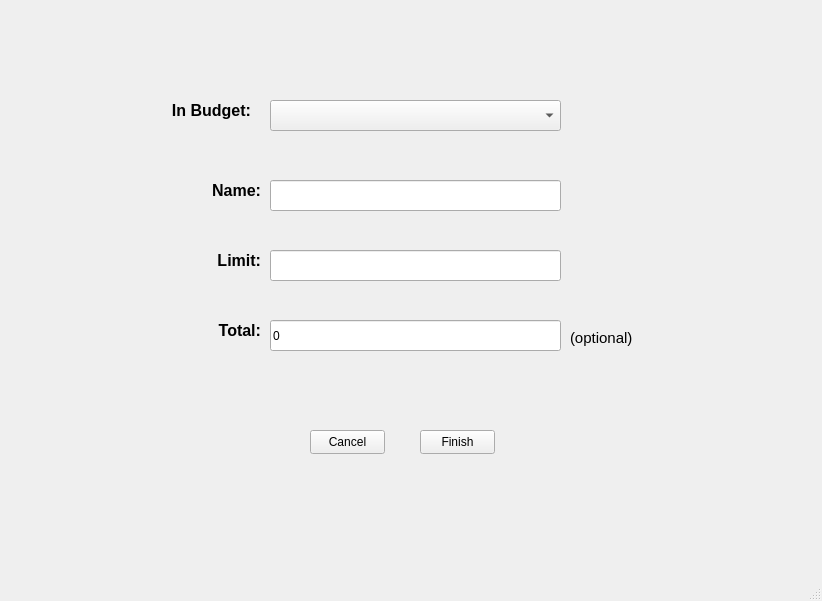
<?xml version="1.0" encoding="UTF-8"?>
<ui version="4.0">
 <class>MainWindow</class>
 <widget class="QMainWindow" name="MainWindow">
  <property name="geometry">
   <rect>
    <x>0</x>
    <y>0</y>
    <width>822</width>
    <height>601</height>
   </rect>
  </property>
  <property name="windowTitle">
   <string>MainWindow</string>
  </property>
  <widget class="QWidget" name="centralwidget">
   <widget class="QStackedWidget" name="stackedWidget">
    <property name="geometry">
     <rect>
      <x>10</x>
      <y>10</y>
      <width>781</width>
      <height>561</height>
     </rect>
    </property>
    <property name="currentIndex">
     <number>3</number>
    </property>
    <widget class="QWidget" name="mainMenuPage">
     <widget class="QPushButton" name="budgetMenuButton">
      <property name="geometry">
       <rect>
        <x>290</x>
        <y>130</y>
        <width>191</width>
        <height>61</height>
       </rect>
      </property>
      <property name="text">
       <string>Budget</string>
      </property>
     </widget>
     <widget class="QPushButton" name="expenseMenuButton">
      <property name="geometry">
       <rect>
        <x>290</x>
        <y>210</y>
        <width>191</width>
        <height>61</height>
       </rect>
      </property>
      <property name="text">
       <string>Expense</string>
      </property>
     </widget>
     <widget class="QPushButton" name="reportMenuButton">
      <property name="geometry">
       <rect>
        <x>290</x>
        <y>450</y>
        <width>191</width>
        <height>61</height>
       </rect>
      </property>
      <property name="text">
       <string>Reports</string>
      </property>
     </widget>
     <widget class="QPushButton" name="savingsMenuButton">
      <property name="geometry">
       <rect>
        <x>290</x>
        <y>290</y>
        <width>191</width>
        <height>61</height>
       </rect>
      </property>
      <property name="text">
       <string>Savings</string>
      </property>
     </widget>
     <widget class="QLabel" name="TitleLabel">
      <property name="geometry">
       <rect>
        <x>190</x>
        <y>20</y>
        <width>391</width>
        <height>91</height>
       </rect>
      </property>
      <property name="font">
       <font>
        <family>Titillium Web</family>
        <pointsize>18</pointsize>
        <bold>false</bold>
       </font>
      </property>
      <property name="text">
       <string>Budget Management System</string>
      </property>
      <property name="alignment">
       <set>Qt::AlignCenter</set>
      </property>
     </widget>
     <widget class="QPushButton" name="transactionHistoryButton">
      <property name="geometry">
       <rect>
        <x>290</x>
        <y>370</y>
        <width>191</width>
        <height>61</height>
       </rect>
      </property>
      <property name="text">
       <string>Transaction History</string>
      </property>
     </widget>
    </widget>
    <widget class="QWidget" name="BudgetMenuPage">
     <widget class="QPushButton" name="newBudgetButton">
      <property name="geometry">
       <rect>
        <x>230</x>
        <y>140</y>
        <width>281</width>
        <height>71</height>
       </rect>
      </property>
      <property name="text">
       <string>New Budget</string>
      </property>
     </widget>
     <widget class="QPushButton" name="budgetListButton">
      <property name="geometry">
       <rect>
        <x>230</x>
        <y>240</y>
        <width>281</width>
        <height>71</height>
       </rect>
      </property>
      <property name="text">
       <string>Budget List</string>
      </property>
     </widget>
     <widget class="QPushButton" name="returnFromBudgetMenuButton">
      <property name="geometry">
       <rect>
        <x>40</x>
        <y>30</y>
        <width>91</width>
        <height>41</height>
       </rect>
      </property>
      <property name="text">
       <string>Return</string>
      </property>
     </widget>
     <widget class="QPushButton" name="newItemButton">
      <property name="geometry">
       <rect>
        <x>230</x>
        <y>340</y>
        <width>281</width>
        <height>71</height>
       </rect>
      </property>
      <property name="text">
       <string>Add Item</string>
      </property>
     </widget>
    </widget>
    <widget class="QWidget" name="BudgetCreatePage">
     <widget class="QPushButton" name="cancelCreateBudgetButton">
      <property name="geometry">
       <rect>
        <x>310</x>
        <y>420</y>
        <width>75</width>
        <height>24</height>
       </rect>
      </property>
      <property name="text">
       <string>Cancel</string>
      </property>
     </widget>
     <widget class="QPushButton" name="saveBudgetButton">
      <property name="geometry">
       <rect>
        <x>420</x>
        <y>420</y>
        <width>75</width>
        <height>24</height>
       </rect>
      </property>
      <property name="text">
       <string>Save</string>
      </property>
     </widget>
     <widget class="QLineEdit" name="newBudgetNameInput">
      <property name="geometry">
       <rect>
        <x>320</x>
        <y>110</y>
        <width>211</width>
        <height>31</height>
       </rect>
      </property>
     </widget>
     <widget class="QLabel" name="budgetNameLabel">
      <property name="geometry">
       <rect>
        <x>180</x>
        <y>110</y>
        <width>111</width>
        <height>21</height>
       </rect>
      </property>
      <property name="font">
       <font>
        <pointsize>12</pointsize>
        <bold>true</bold>
       </font>
      </property>
      <property name="text">
       <string>Budget Name:</string>
      </property>
      <property name="alignment">
       <set>Qt::AlignRight|Qt::AlignTrailing|Qt::AlignVCenter</set>
      </property>
     </widget>
     <widget class="QLabel" name="newItemTotalLabel">
      <property name="geometry">
       <rect>
        <x>180</x>
        <y>310</y>
        <width>101</width>
        <height>21</height>
       </rect>
      </property>
      <property name="font">
       <font>
        <pointsize>12</pointsize>
        <bold>true</bold>
       </font>
      </property>
      <property name="text">
       <string>Item Total:</string>
      </property>
      <property name="alignment">
       <set>Qt::AlignRight|Qt::AlignTrailing|Qt::AlignVCenter</set>
      </property>
     </widget>
     <widget class="QLineEdit" name="newItemTotalInput_2">
      <property name="geometry">
       <rect>
        <x>320</x>
        <y>310</y>
        <width>211</width>
        <height>31</height>
       </rect>
      </property>
      <property name="text">
       <string>0</string>
      </property>
     </widget>
     <widget class="QLineEdit" name="newItemLimitInput_2">
      <property name="geometry">
       <rect>
        <x>320</x>
        <y>250</y>
        <width>211</width>
        <height>31</height>
       </rect>
      </property>
      <property name="text">
       <string/>
      </property>
     </widget>
     <widget class="QLabel" name="newItemCapLabel">
      <property name="geometry">
       <rect>
        <x>180</x>
        <y>250</y>
        <width>101</width>
        <height>21</height>
       </rect>
      </property>
      <property name="font">
       <font>
        <pointsize>12</pointsize>
        <bold>true</bold>
       </font>
      </property>
      <property name="text">
       <string>Limit:</string>
      </property>
      <property name="alignment">
       <set>Qt::AlignRight|Qt::AlignTrailing|Qt::AlignVCenter</set>
      </property>
     </widget>
     <widget class="QLineEdit" name="newItemNameInput_2">
      <property name="geometry">
       <rect>
        <x>320</x>
        <y>180</y>
        <width>211</width>
        <height>31</height>
       </rect>
      </property>
     </widget>
     <widget class="QLabel" name="newItemNameLabel">
      <property name="geometry">
       <rect>
        <x>180</x>
        <y>180</y>
        <width>101</width>
        <height>21</height>
       </rect>
      </property>
      <property name="font">
       <font>
        <pointsize>12</pointsize>
        <bold>true</bold>
       </font>
      </property>
      <property name="text">
       <string>Item Name:</string>
      </property>
      <property name="alignment">
       <set>Qt::AlignRight|Qt::AlignTrailing|Qt::AlignVCenter</set>
      </property>
     </widget>
    </widget>
    <widget class="QWidget" name="ItemAddedPage">
     <widget class="QPushButton" name="cancelAddItemButton">
      <property name="geometry">
       <rect>
        <x>300</x>
        <y>420</y>
        <width>75</width>
        <height>24</height>
       </rect>
      </property>
      <property name="text">
       <string>Cancel</string>
      </property>
     </widget>
     <widget class="QPushButton" name="addItemButton">
      <property name="geometry">
       <rect>
        <x>410</x>
        <y>420</y>
        <width>75</width>
        <height>24</height>
       </rect>
      </property>
      <property name="text">
       <string>Finish</string>
      </property>
     </widget>
     <widget class="QComboBox" name="budgetComboBox">
      <property name="geometry">
       <rect>
        <x>260</x>
        <y>90</y>
        <width>291</width>
        <height>31</height>
       </rect>
      </property>
     </widget>
     <widget class="QLabel" name="budgetBoxLabel">
      <property name="geometry">
       <rect>
        <x>140</x>
        <y>90</y>
        <width>101</width>
        <height>21</height>
       </rect>
      </property>
      <property name="font">
       <font>
        <pointsize>12</pointsize>
        <bold>true</bold>
       </font>
      </property>
      <property name="text">
       <string>In Budget:</string>
      </property>
      <property name="alignment">
       <set>Qt::AlignRight|Qt::AlignTrailing|Qt::AlignVCenter</set>
      </property>
     </widget>
     <widget class="QLineEdit" name="newItemNameInput">
      <property name="geometry">
       <rect>
        <x>260</x>
        <y>170</y>
        <width>291</width>
        <height>31</height>
       </rect>
      </property>
     </widget>
     <widget class="QLabel" name="addItemNameLabel">
      <property name="geometry">
       <rect>
        <x>150</x>
        <y>170</y>
        <width>101</width>
        <height>21</height>
       </rect>
      </property>
      <property name="font">
       <font>
        <pointsize>12</pointsize>
        <bold>true</bold>
       </font>
      </property>
      <property name="text">
       <string>Name:</string>
      </property>
      <property name="alignment">
       <set>Qt::AlignRight|Qt::AlignTrailing|Qt::AlignVCenter</set>
      </property>
     </widget>
     <widget class="QLabel" name="addItemCapLabel">
      <property name="geometry">
       <rect>
        <x>150</x>
        <y>240</y>
        <width>101</width>
        <height>21</height>
       </rect>
      </property>
      <property name="font">
       <font>
        <pointsize>12</pointsize>
        <bold>true</bold>
       </font>
      </property>
      <property name="text">
       <string>Limit:</string>
      </property>
      <property name="alignment">
       <set>Qt::AlignRight|Qt::AlignTrailing|Qt::AlignVCenter</set>
      </property>
     </widget>
     <widget class="QLineEdit" name="newItemLimitInput">
      <property name="geometry">
       <rect>
        <x>260</x>
        <y>240</y>
        <width>291</width>
        <height>31</height>
       </rect>
      </property>
      <property name="text">
       <string/>
      </property>
     </widget>
     <widget class="QLabel" name="addItemTotalLabel">
      <property name="geometry">
       <rect>
        <x>150</x>
        <y>310</y>
        <width>101</width>
        <height>21</height>
       </rect>
      </property>
      <property name="font">
       <font>
        <pointsize>12</pointsize>
        <bold>true</bold>
       </font>
      </property>
      <property name="text">
       <string>Total:</string>
      </property>
      <property name="alignment">
       <set>Qt::AlignRight|Qt::AlignTrailing|Qt::AlignVCenter</set>
      </property>
     </widget>
     <widget class="QLineEdit" name="newItemTotalInput">
      <property name="geometry">
       <rect>
        <x>260</x>
        <y>310</y>
        <width>291</width>
        <height>31</height>
       </rect>
      </property>
      <property name="text">
       <string>0</string>
      </property>
     </widget>
     <widget class="QLabel" name="totalOptionalLabel">
      <property name="geometry">
       <rect>
        <x>560</x>
        <y>320</y>
        <width>71</width>
        <height>16</height>
       </rect>
      </property>
      <property name="font">
       <font>
        <pointsize>11</pointsize>
       </font>
      </property>
      <property name="text">
       <string>(optional)</string>
      </property>
     </widget>
    </widget>
    <widget class="QWidget" name="BudgetListPage">
     <widget class="QPushButton" name="budgetDetaiButton">
      <property name="geometry">
       <rect>
        <x>70</x>
        <y>110</y>
        <width>75</width>
        <height>24</height>
       </rect>
      </property>
      <property name="text">
       <string>Detail</string>
      </property>
     </widget>
     <widget class="QListWidget" name="budgetListWidget">
      <property name="geometry">
       <rect>
        <x>160</x>
        <y>90</y>
        <width>491</width>
        <height>391</height>
       </rect>
      </property>
     </widget>
     <widget class="QLabel" name="budgetListLabel">
      <property name="geometry">
       <rect>
        <x>350</x>
        <y>30</y>
        <width>101</width>
        <height>31</height>
       </rect>
      </property>
      <property name="font">
       <font>
        <pointsize>11</pointsize>
        <bold>true</bold>
       </font>
      </property>
      <property name="text">
       <string>Budget List</string>
      </property>
      <property name="alignment">
       <set>Qt::AlignCenter</set>
      </property>
     </widget>
     <widget class="QPushButton" name="deleteBudgetButton">
      <property name="geometry">
       <rect>
        <x>70</x>
        <y>160</y>
        <width>75</width>
        <height>24</height>
       </rect>
      </property>
      <property name="text">
       <string>Delete</string>
      </property>
     </widget>
     <widget class="QPushButton" name="returnFromBudgetListButton">
      <property name="geometry">
       <rect>
        <x>30</x>
        <y>20</y>
        <width>81</width>
        <height>31</height>
       </rect>
      </property>
      <property name="text">
       <string>Return</string>
      </property>
     </widget>
    </widget>
    <widget class="QWidget" name="itemListPage">
     <widget class="QListWidget" name="itemListWidget">
      <property name="geometry">
       <rect>
        <x>240</x>
        <y>110</y>
        <width>351</width>
        <height>341</height>
       </rect>
      </property>
      <item>
       <property name="text">
        <string>New Item</string>
       </property>
       <property name="icon">
        <iconset theme="accessories-calculator">
         <normaloff>:/resource/image/cash.png</normaloff>:/resource/image/cash.png</iconset>
       </property>
      </item>
     </widget>
     <widget class="QPushButton" name="deleteItemButton">
      <property name="geometry">
       <rect>
        <x>150</x>
        <y>110</y>
        <width>75</width>
        <height>24</height>
       </rect>
      </property>
      <property name="text">
       <string>Delete</string>
      </property>
     </widget>
     <widget class="QLabel" name="ItemListLabel">
      <property name="geometry">
       <rect>
        <x>340</x>
        <y>50</y>
        <width>141</width>
        <height>41</height>
       </rect>
      </property>
      <property name="font">
       <font>
        <pointsize>12</pointsize>
        <bold>true</bold>
       </font>
      </property>
      <property name="text">
       <string>Item List</string>
      </property>
      <property name="alignment">
       <set>Qt::AlignCenter</set>
      </property>
     </widget>
     <widget class="QPushButton" name="returnFromItemListButton">
      <property name="geometry">
       <rect>
        <x>40</x>
        <y>30</y>
        <width>75</width>
        <height>24</height>
       </rect>
      </property>
      <property name="text">
       <string>Return</string>
      </property>
     </widget>
    </widget>
    <widget class="QWidget" name="expenseMenuPage">
     <widget class="QPushButton" name="addExpenditureButton">
      <property name="geometry">
       <rect>
        <x>280</x>
        <y>220</y>
        <width>211</width>
        <height>81</height>
       </rect>
      </property>
      <property name="text">
       <string>Add Expenditure</string>
      </property>
     </widget>
     <widget class="QPushButton" name="returnFromExpenseMenuButton">
      <property name="geometry">
       <rect>
        <x>60</x>
        <y>50</y>
        <width>91</width>
        <height>41</height>
       </rect>
      </property>
      <property name="text">
       <string>Return</string>
      </property>
     </widget>
    </widget>
    <widget class="QWidget" name="addExpPage">
     <widget class="QLineEdit" name="expenseDescriptionInput">
      <property name="geometry">
       <rect>
        <x>320</x>
        <y>180</y>
        <width>211</width>
        <height>31</height>
       </rect>
      </property>
     </widget>
     <widget class="QLineEdit" name="expenseAmountInput">
      <property name="geometry">
       <rect>
        <x>320</x>
        <y>110</y>
        <width>211</width>
        <height>31</height>
       </rect>
      </property>
     </widget>
     <widget class="QLabel" name="expenseAmountLabel">
      <property name="geometry">
       <rect>
        <x>180</x>
        <y>110</y>
        <width>111</width>
        <height>21</height>
       </rect>
      </property>
      <property name="font">
       <font>
        <pointsize>12</pointsize>
        <bold>true</bold>
       </font>
      </property>
      <property name="text">
       <string>Amount:</string>
      </property>
      <property name="alignment">
       <set>Qt::AlignRight|Qt::AlignTrailing|Qt::AlignVCenter</set>
      </property>
     </widget>
     <widget class="QLabel" name="expenseDescriptionLabel">
      <property name="geometry">
       <rect>
        <x>180</x>
        <y>180</y>
        <width>111</width>
        <height>21</height>
       </rect>
      </property>
      <property name="font">
       <font>
        <pointsize>12</pointsize>
        <bold>true</bold>
       </font>
      </property>
      <property name="text">
       <string>Description:</string>
      </property>
      <property name="alignment">
       <set>Qt::AlignRight|Qt::AlignTrailing|Qt::AlignVCenter</set>
      </property>
     </widget>
     <widget class="QDateEdit" name="expenseDateEdit">
      <property name="geometry">
       <rect>
        <x>320</x>
        <y>310</y>
        <width>131</width>
        <height>31</height>
       </rect>
      </property>
     </widget>
     <widget class="QPushButton" name="confirmExpenseButton">
      <property name="geometry">
       <rect>
        <x>430</x>
        <y>420</y>
        <width>75</width>
        <height>24</height>
       </rect>
      </property>
      <property name="text">
       <string>OK</string>
      </property>
     </widget>
     <widget class="QPushButton" name="cancelExpenseButton">
      <property name="geometry">
       <rect>
        <x>320</x>
        <y>420</y>
        <width>75</width>
        <height>24</height>
       </rect>
      </property>
      <property name="text">
       <string>Cancel</string>
      </property>
     </widget>
     <widget class="QComboBox" name="ItemCombobox">
      <property name="geometry">
       <rect>
        <x>320</x>
        <y>250</y>
        <width>211</width>
        <height>31</height>
       </rect>
      </property>
     </widget>
     <widget class="QLabel" name="itemComboboxLabel">
      <property name="geometry">
       <rect>
        <x>190</x>
        <y>250</y>
        <width>101</width>
        <height>21</height>
       </rect>
      </property>
      <property name="font">
       <font>
        <pointsize>12</pointsize>
        <bold>true</bold>
       </font>
      </property>
      <property name="text">
       <string>Item:</string>
      </property>
      <property name="alignment">
       <set>Qt::AlignRight|Qt::AlignTrailing|Qt::AlignVCenter</set>
      </property>
     </widget>
     <widget class="QLabel" name="inExpensePageLabel">
      <property name="geometry">
       <rect>
        <x>20</x>
        <y>10</y>
        <width>121</width>
        <height>16</height>
       </rect>
      </property>
      <property name="text">
       <string>Expense</string>
      </property>
     </widget>
    </widget>
    <widget class="QWidget" name="reportPage">
     <widget class="QToolBox" name="reportToolBox">
      <property name="geometry">
       <rect>
        <x>40</x>
        <y>60</y>
        <width>701</width>
        <height>461</height>
       </rect>
      </property>
      <property name="toolTip">
       <string>&lt;html&gt;&lt;head/&gt;&lt;body&gt;&lt;p&gt;&lt;br/&gt;&lt;/p&gt;&lt;/body&gt;&lt;/html&gt;</string>
      </property>
      <property name="styleSheet">
       <string notr="true"/>
      </property>
      <widget class="QWidget" name="BudgetReportWidget">
       <property name="geometry">
        <rect>
         <x>0</x>
         <y>0</y>
         <width>701</width>
         <height>371</height>
        </rect>
       </property>
       <attribute name="label">
        <string/>
       </attribute>
       <widget class="QTableWidget" name="budgetReportTableWidget">
        <property name="geometry">
         <rect>
          <x>0</x>
          <y>0</y>
          <width>701</width>
          <height>361</height>
         </rect>
        </property>
       </widget>
      </widget>
      <widget class="QWidget" name="savingReportWdiget">
       <property name="geometry">
        <rect>
         <x>0</x>
         <y>0</y>
         <width>100</width>
         <height>30</height>
        </rect>
       </property>
       <attribute name="label">
        <string/>
       </attribute>
       <widget class="QTableWidget" name="savingReportWidget">
        <property name="geometry">
         <rect>
          <x>0</x>
          <y>0</y>
          <width>701</width>
          <height>361</height>
         </rect>
        </property>
       </widget>
      </widget>
      <widget class="QWidget" name="itemReportWidget">
       <property name="geometry">
        <rect>
         <x>0</x>
         <y>0</y>
         <width>100</width>
         <height>30</height>
        </rect>
       </property>
       <attribute name="label">
        <string/>
       </attribute>
       <widget class="QTableWidget" name="itemReportTableWidget">
        <property name="geometry">
         <rect>
          <x>0</x>
          <y>0</y>
          <width>701</width>
          <height>341</height>
         </rect>
        </property>
       </widget>
      </widget>
     </widget>
     <widget class="QPushButton" name="returnFromReportPageButton">
      <property name="geometry">
       <rect>
        <x>40</x>
        <y>10</y>
        <width>91</width>
        <height>31</height>
       </rect>
      </property>
      <property name="text">
       <string>Return</string>
      </property>
     </widget>
    </widget>
    <widget class="QWidget" name="transactionsPage">
     <widget class="QTableWidget" name="transactionListTableWidget">
      <property name="geometry">
       <rect>
        <x>170</x>
        <y>110</y>
        <width>441</width>
        <height>361</height>
       </rect>
      </property>
      <column>
       <property name="text">
        <string>Money Flow</string>
       </property>
       <property name="icon">
        <iconset>
         <normaloff>:/resource/image/cash.png</normaloff>:/resource/image/cash.png</iconset>
       </property>
      </column>
      <column>
       <property name="text">
        <string>Total</string>
       </property>
      </column>
      <column>
       <property name="text">
        <string>Item</string>
       </property>
      </column>
     </widget>
     <widget class="QLabel" name="transactionListLabel">
      <property name="geometry">
       <rect>
        <x>290</x>
        <y>50</y>
        <width>191</width>
        <height>41</height>
       </rect>
      </property>
      <property name="font">
       <font>
        <pointsize>12</pointsize>
        <bold>true</bold>
       </font>
      </property>
      <property name="text">
       <string>Transactions History</string>
      </property>
      <property name="alignment">
       <set>Qt::AlignCenter</set>
      </property>
     </widget>
     <widget class="QPushButton" name="returnFromTransPage">
      <property name="geometry">
       <rect>
        <x>40</x>
        <y>40</y>
        <width>75</width>
        <height>24</height>
       </rect>
      </property>
      <property name="text">
       <string>Return</string>
      </property>
     </widget>
    </widget>
    <widget class="QWidget" name="savingsPage">
     <widget class="QPushButton" name="newSavingPlanButton">
      <property name="geometry">
       <rect>
        <x>270</x>
        <y>140</y>
        <width>211</width>
        <height>71</height>
       </rect>
      </property>
      <property name="text">
       <string>New Savings Plan</string>
      </property>
     </widget>
     <widget class="QPushButton" name="savingsListButton">
      <property name="geometry">
       <rect>
        <x>270</x>
        <y>240</y>
        <width>211</width>
        <height>71</height>
       </rect>
      </property>
      <property name="text">
       <string>Savings Plan List</string>
      </property>
     </widget>
     <widget class="QPushButton" name="returnFromSavingButton">
      <property name="geometry">
       <rect>
        <x>40</x>
        <y>40</y>
        <width>101</width>
        <height>41</height>
       </rect>
      </property>
      <property name="text">
       <string>Return</string>
      </property>
     </widget>
     <widget class="QPushButton" name="addIncomeButton">
      <property name="geometry">
       <rect>
        <x>270</x>
        <y>340</y>
        <width>211</width>
        <height>71</height>
       </rect>
      </property>
      <property name="text">
       <string>Add Income</string>
      </property>
     </widget>
    </widget>
    <widget class="QWidget" name="newSavingsPage">
     <widget class="QPushButton" name="finishAddSavingPlanButton">
      <property name="geometry">
       <rect>
        <x>440</x>
        <y>360</y>
        <width>75</width>
        <height>24</height>
       </rect>
      </property>
      <property name="text">
       <string>Finish</string>
      </property>
     </widget>
     <widget class="QLabel" name="savingGoalLabel">
      <property name="geometry">
       <rect>
        <x>180</x>
        <y>110</y>
        <width>101</width>
        <height>21</height>
       </rect>
      </property>
      <property name="font">
       <font>
        <pointsize>12</pointsize>
        <bold>true</bold>
       </font>
      </property>
      <property name="text">
       <string>Saving Goal:</string>
      </property>
      <property name="alignment">
       <set>Qt::AlignRight|Qt::AlignTrailing|Qt::AlignVCenter</set>
      </property>
     </widget>
     <widget class="QPushButton" name="cancelSavingPlanButton">
      <property name="geometry">
       <rect>
        <x>310</x>
        <y>360</y>
        <width>75</width>
        <height>24</height>
       </rect>
      </property>
      <property name="text">
       <string>Cancel</string>
      </property>
     </widget>
     <widget class="QLabel" name="savingDescriptionLabel">
      <property name="geometry">
       <rect>
        <x>180</x>
        <y>180</y>
        <width>101</width>
        <height>21</height>
       </rect>
      </property>
      <property name="font">
       <font>
        <pointsize>12</pointsize>
        <bold>true</bold>
       </font>
      </property>
      <property name="text">
       <string>Description:</string>
      </property>
      <property name="alignment">
       <set>Qt::AlignRight|Qt::AlignTrailing|Qt::AlignVCenter</set>
      </property>
     </widget>
     <widget class="QLineEdit" name="savingDescriptionInput">
      <property name="geometry">
       <rect>
        <x>290</x>
        <y>180</y>
        <width>291</width>
        <height>31</height>
       </rect>
      </property>
      <property name="text">
       <string/>
      </property>
     </widget>
     <widget class="QDateEdit" name="savingStartDateEdit">
      <property name="geometry">
       <rect>
        <x>300</x>
        <y>260</y>
        <width>81</width>
        <height>31</height>
       </rect>
      </property>
     </widget>
     <widget class="QLineEdit" name="savingGoalInput">
      <property name="geometry">
       <rect>
        <x>290</x>
        <y>110</y>
        <width>291</width>
        <height>31</height>
       </rect>
      </property>
     </widget>
     <widget class="QLabel" name="savingStartDateLabel">
      <property name="geometry">
       <rect>
        <x>190</x>
        <y>260</y>
        <width>101</width>
        <height>21</height>
       </rect>
      </property>
      <property name="font">
       <font>
        <pointsize>12</pointsize>
        <bold>true</bold>
       </font>
      </property>
      <property name="text">
       <string>Start Date:</string>
      </property>
      <property name="alignment">
       <set>Qt::AlignRight|Qt::AlignTrailing|Qt::AlignVCenter</set>
      </property>
     </widget>
     <widget class="QDateEdit" name="savingEndDateEdit">
      <property name="geometry">
       <rect>
        <x>490</x>
        <y>260</y>
        <width>81</width>
        <height>31</height>
       </rect>
      </property>
     </widget>
     <widget class="QLabel" name="savingEndDateLabel">
      <property name="geometry">
       <rect>
        <x>380</x>
        <y>260</y>
        <width>101</width>
        <height>21</height>
       </rect>
      </property>
      <property name="font">
       <font>
        <pointsize>12</pointsize>
        <bold>true</bold>
       </font>
      </property>
      <property name="text">
       <string>End Date:</string>
      </property>
      <property name="alignment">
       <set>Qt::AlignRight|Qt::AlignTrailing|Qt::AlignVCenter</set>
      </property>
     </widget>
    </widget>
    <widget class="QWidget" name="savingsListPage">
     <widget class="QPushButton" name="returnFromSavingsListButton">
      <property name="geometry">
       <rect>
        <x>40</x>
        <y>50</y>
        <width>75</width>
        <height>24</height>
       </rect>
      </property>
      <property name="text">
       <string>Return</string>
      </property>
     </widget>
     <widget class="QPushButton" name="editSavingListButton">
      <property name="geometry">
       <rect>
        <x>150</x>
        <y>150</y>
        <width>75</width>
        <height>24</height>
       </rect>
      </property>
      <property name="text">
       <string>Edit</string>
      </property>
     </widget>
     <widget class="QListWidget" name="savingsListWidget">
      <property name="geometry">
       <rect>
        <x>240</x>
        <y>130</y>
        <width>351</width>
        <height>341</height>
       </rect>
      </property>
      <item>
       <property name="text">
        <string>Saving Plans</string>
       </property>
       <property name="icon">
        <iconset>
         <normaloff>:/resource/image/money.png</normaloff>:/resource/image/money.png</iconset>
       </property>
      </item>
     </widget>
     <widget class="QLabel" name="savingsListLabel">
      <property name="geometry">
       <rect>
        <x>340</x>
        <y>70</y>
        <width>141</width>
        <height>41</height>
       </rect>
      </property>
      <property name="font">
       <font>
        <pointsize>12</pointsize>
        <bold>true</bold>
       </font>
      </property>
      <property name="text">
       <string>Savings Plans</string>
      </property>
      <property name="alignment">
       <set>Qt::AlignCenter</set>
      </property>
     </widget>
     <widget class="QPushButton" name="deleteSavingsListButton">
      <property name="geometry">
       <rect>
        <x>150</x>
        <y>190</y>
        <width>75</width>
        <height>24</height>
       </rect>
      </property>
      <property name="text">
       <string>Delete</string>
      </property>
     </widget>
    </widget>
    <widget class="QWidget" name="newIncomePage">
     <widget class="QPushButton" name="cancelAddIncomeButton">
      <property name="geometry">
       <rect>
        <x>280</x>
        <y>370</y>
        <width>75</width>
        <height>24</height>
       </rect>
      </property>
      <property name="text">
       <string>Cancel</string>
      </property>
     </widget>
     <widget class="QLabel" name="incomeDescriptionLabel">
      <property name="geometry">
       <rect>
        <x>150</x>
        <y>190</y>
        <width>101</width>
        <height>21</height>
       </rect>
      </property>
      <property name="font">
       <font>
        <pointsize>12</pointsize>
        <bold>true</bold>
       </font>
      </property>
      <property name="text">
       <string>Description:</string>
      </property>
      <property name="alignment">
       <set>Qt::AlignRight|Qt::AlignTrailing|Qt::AlignVCenter</set>
      </property>
     </widget>
     <widget class="QLabel" name="newIncomeLabel">
      <property name="geometry">
       <rect>
        <x>150</x>
        <y>120</y>
        <width>101</width>
        <height>21</height>
       </rect>
      </property>
      <property name="font">
       <font>
        <pointsize>12</pointsize>
        <bold>true</bold>
       </font>
      </property>
      <property name="text">
       <string>Income:</string>
      </property>
      <property name="alignment">
       <set>Qt::AlignRight|Qt::AlignTrailing|Qt::AlignVCenter</set>
      </property>
     </widget>
     <widget class="QPushButton" name="finishAddIncomeButton">
      <property name="geometry">
       <rect>
        <x>410</x>
        <y>370</y>
        <width>75</width>
        <height>24</height>
       </rect>
      </property>
      <property name="text">
       <string>Finish</string>
      </property>
     </widget>
     <widget class="QLineEdit" name="newIncomeInput">
      <property name="geometry">
       <rect>
        <x>260</x>
        <y>120</y>
        <width>291</width>
        <height>31</height>
       </rect>
      </property>
     </widget>
     <widget class="QLineEdit" name="incomeDescriptionInput">
      <property name="geometry">
       <rect>
        <x>260</x>
        <y>190</y>
        <width>291</width>
        <height>31</height>
       </rect>
      </property>
      <property name="text">
       <string/>
      </property>
     </widget>
     <widget class="QDateEdit" name="intcomeDateEdit">
      <property name="geometry">
       <rect>
        <x>260</x>
        <y>270</y>
        <width>271</width>
        <height>31</height>
       </rect>
      </property>
     </widget>
    </widget>
   </widget>
  </widget>
  <widget class="QStatusBar" name="statusbar">
   <property name="sizeGripEnabled">
    <bool>true</bool>
   </property>
  </widget>
 </widget>
 <resources/>
 <connections/>
</ui>
